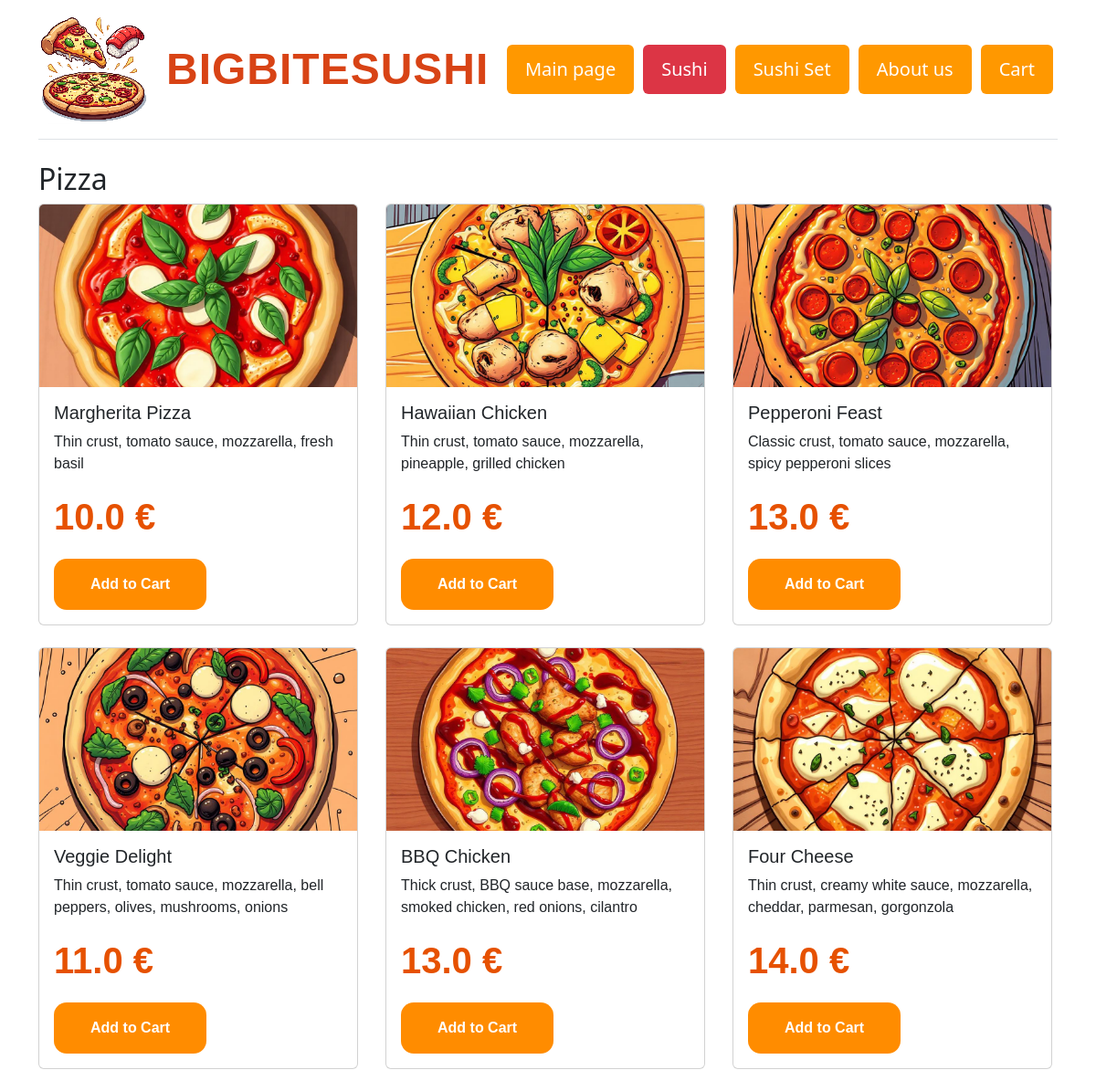
The page /pizza on the database its author committed.
### app.py (models this page shows)
class Product(db.Model):
    id = db.Column(db.Integer, primary_key=True)
    name = db.Column(db.String(120))
    description = db.Column(db.Text)
    price = db.Column(db.Float)
    image = db.Column(db.String(120))
    category = db.Column(db.String(50))  # Pizza или Sushi

### app.py (the view)
@app.route("/pizza")
def pizza():
    products = Product.query.filter_by(category="Pizza").all()
    return render_template("shop.html", products=products, category="Pizza", active_page='pizza')

### templates/shop.html (shortened to what this page needs)
{% extends "base.html" %}
{% block content %}
<h2>{{ category }}</h2>
<div class="row">
  {% for product in products %}
    <div class="col-md-4 mb-4">
      <div class="card h-100 w-100">
        <img src="{{ url_for('static', filename='img/' + product.image) }}" class="card-img-top" alt="{{ product.name }}">
        <div class="card-body d-flex flex-column">
          <h5 class="card-title">{{ product.name }}</h5>
          <p class="card-text">{{ product.description }}</p>
          <p class="card-price">{{ product.price }} €</p>
          <form action="{{ url_for('add_to_cart', product_id=product.id) }}" method="post">
            <button type="submit" class="btn btn-darkgray buy-button btn-buy">Add to Cart</button>
          </form>
        </div>
      </div>
    </div>
  {% endfor %}
</div>
{% endblock %}

### static/css/main.css (style rules this page uses)
body { font-family: 'ChakraPetch', sans-serif; background-color: #fff8e1; color: #222; font-size: 18px; }
img { width: 120px; height: 120px; margin-right: 10px; }
.card-img-top { width: 100%; height: 200px; object-fit: cover; }
.card { font-family: 'ChakraPetch', sans-serif; max-width: 350px; }
.card-price { font-size: 2.5rem; font-weight: 700; color: #e65100; }
.buy-button { font-size: 1 rem !important; padding: 16px 40px !important; border-radius: 14px !important; font-weight: 700 !important; }
.btn { font-size: 1.25rem; padding: 12px 30px; border-radius: 12px; font-weight: bold; }
.btn-darkgray { background-color: #FF8C00 !important; color: white !important; border: none !important; }

### rows shown on the page
Product: image (picture), name "Margherita Pizza", description "Thin crust, tomato sauce, mozzarella, fresh basil", price "10.0"
Product: image (picture), name "Hawaiian Chicken", description "Thin crust, tomato sauce, mozzarella, pineapple, grilled chicken", price "12.0"
Product: image (picture), name "Pepperoni Feast", description "Classic crust, tomato sauce, mozzarella, spicy pepperoni slices", price "13.0"
Product: image (picture), name "Veggie Delight", description "Thin crust, tomato sauce, mozzarella, bell peppers, olives, mushrooms, onions", price "11.0"
Product: image (picture), name "BBQ Chicken", description "Thick crust, BBQ sauce base, mozzarella, smoked chicken, red onions, cilantro", price "13.0"
Product: image (picture), name "Four Cheese", description "Thin crust, creamy white sauce, mozzarella, cheddar, parmesan, gorgonzola", price "14.0"

### other values the page prints
{{ category }} "Pizza"
